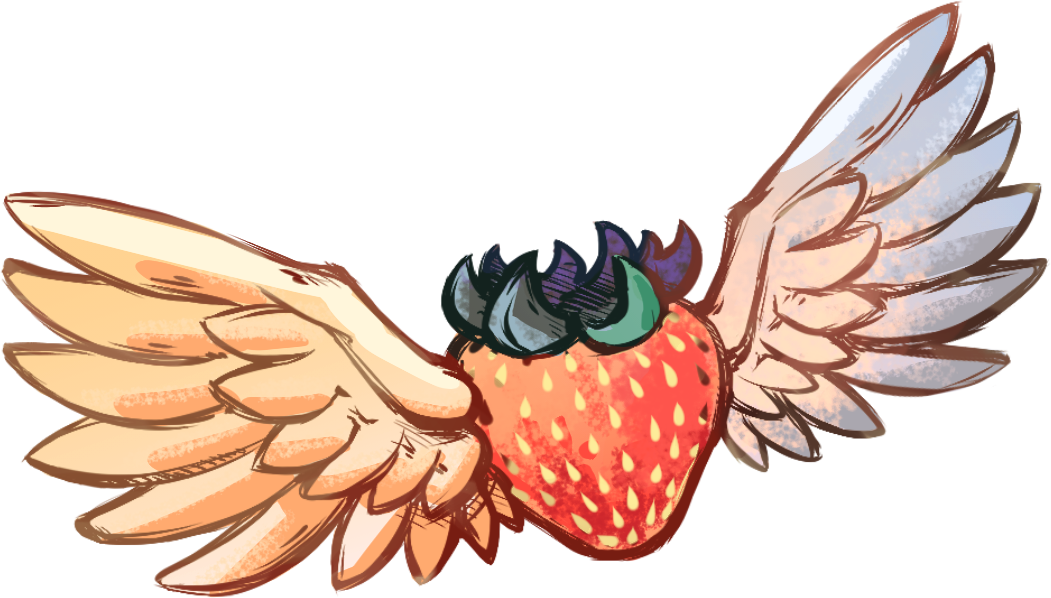
#> input picture StringArt/Celeste_strawberry_with_wings.png, 1051 x 598 px
$ python TargetCreation.py
#> lines starting #> are read from the running program, lines starting #| are printed output that depends on the picture; after the words box and inside, x2 and y2 are one past the last pixel; in counts of white or black regions, pixels touching at a corner belong together
def GetTarget(
    Origin: str = "Celeste_strawberry_with_wings.png",
    CenterX: int = 0.55,
    CenterY: int = 0.6,
    R: int = 250,
):
#> called with Origin = 'Celeste_strawberry_with_wings.png', CenterX = 0.55, CenterY = 0.6, R = 250
    from PIL import Image
    import numpy as np

    T = Image.open(Origin)
#> T is the input picture: PIL image 1051x598 RGBA; mean R, G, B, A 97.5, 73.4, 61.4, 122.7
    data = np.asarray(T).astype(np.ubyte)  # dtype=ubyte
    T.close()

    del T

    Height, Width = len(data), len(data[0])
#> Height = 598; Width = 1051

    DxCenter, DyCenter = np.uintc(np.rint(Width * CenterX)), np.uintc(
        np.rint(Height * CenterY)
    )
#> DxCenter = 578; DyCenter = 359

    AddRowBefore, AddRowAfter = R - DyCenter, (DyCenter + R) - Height
#> AddRowBefore = -109; AddRowAfter = 11
    AddColumnBefore, AddColumnAfter = R - DxCenter, (DxCenter + R) - Width
#> AddColumnBefore = -328; AddColumnAfter = -223

    RowsAdded = 0
    if AddRowBefore > 0:
        RowsAdded += AddRowBefore
        RowsBefore = np.zeros((AddRowBefore, Width, 4), dtype=np.ubyte)
        data = np.concatenate([RowsBefore, data])
    if AddRowAfter > 0:
        RowsAdded += AddRowAfter
#> RowsAdded = 11
        RowsAfter = np.zeros((AddRowAfter, Width, 4), dtype=np.ubyte)
        data = np.concatenate([data, RowsAfter])
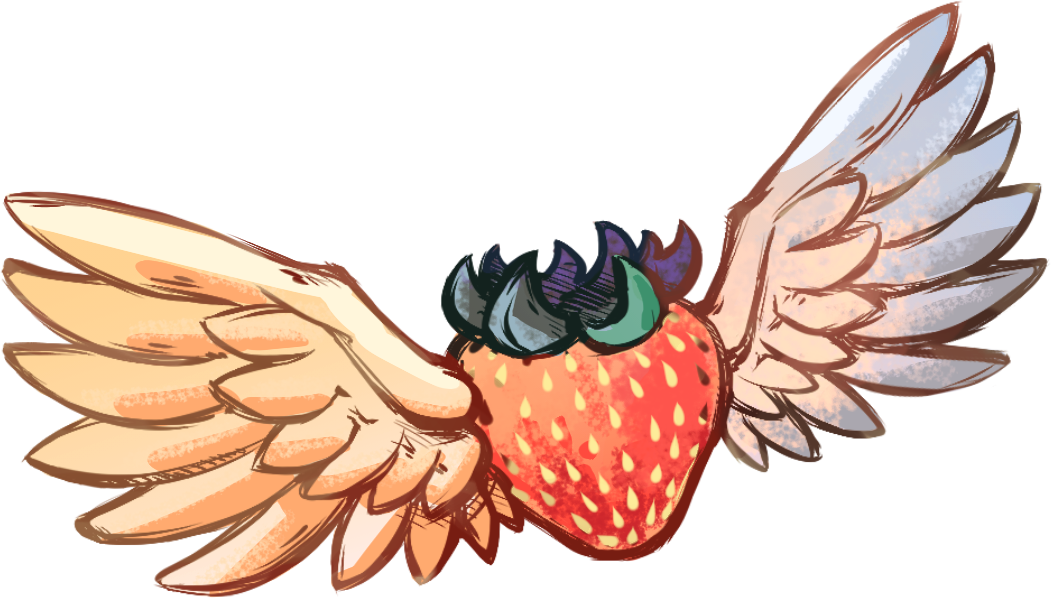
#> data: shape (609, 1051, 4); mean R, G, B, A 95.7, 72.1, 60.3, 120.5; transparent parts drawn white
    if AddColumnBefore > 0:
        ColumnsBefore = np.zeros(
            (Height + RowsAdded, AddColumnBefore, 4), dtype=np.ubyte
        )
        data = np.concatenate([ColumnsBefore, data], axis=1)
    if AddColumnAfter > 0:
        ColumnsAfter = np.zeros((Height + RowsAdded, AddColumnAfter, 4), dtype=np.ubyte)
        data = np.concatenate([data, ColumnsAfter], axis=1)

    Top, Bottom, Left, Right = DyCenter - R, DyCenter + R, DxCenter - R, DxCenter + R
#> Top = 109; Bottom = 609; Left = 328; Right = 828

    print(Top, Bottom, Left, Right)
#| 109 609 328 828

    data = data[Top:Bottom, Left:Right]
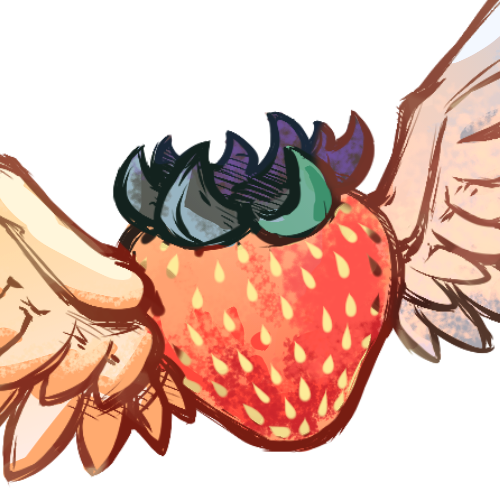
#> data: shape (500, 500, 4); mean R, G, B, A 109.1, 73.9, 61.5, 143.6; transparent parts drawn white

    del Top, Bottom, Left, Right, RowsAdded
    Rsqrd = R * R
    for Row in np.arange(-R, R):
        print(Row)
        for Column in np.arange(-R, R):
            if Row * Row + Column * Column > Rsqrd:
                data[Row + R][Column + R] = np.array([0, 0, 0, 0])
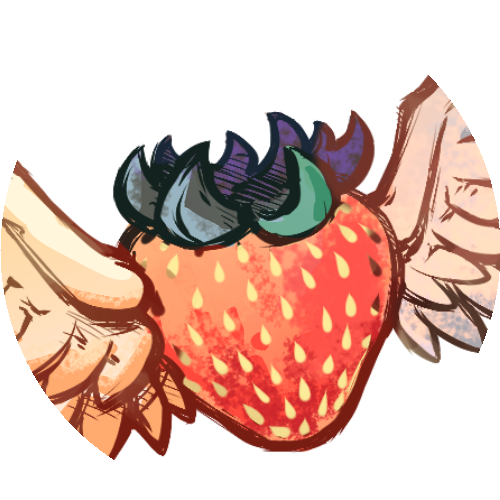
#> data: shape (500, 500, 4); 6.48% of pixels changed, all inside (x1, y1, x2, y2) = (0, 0, 500, 488); transparent parts drawn white

    data = data.reshape(((R * 2) ** 2, 4))
    Target = np.apply_along_axis(np.linalg.norm, 0, data)
#> Target = [72703.1, 51175, 42500.4, 90004.5]
    return Target


if __name__ == "__main__":
    GetTarget()

$ run again, with StringArt/Test.png copied over StringArt/Celeste_strawberry_with_wings.png
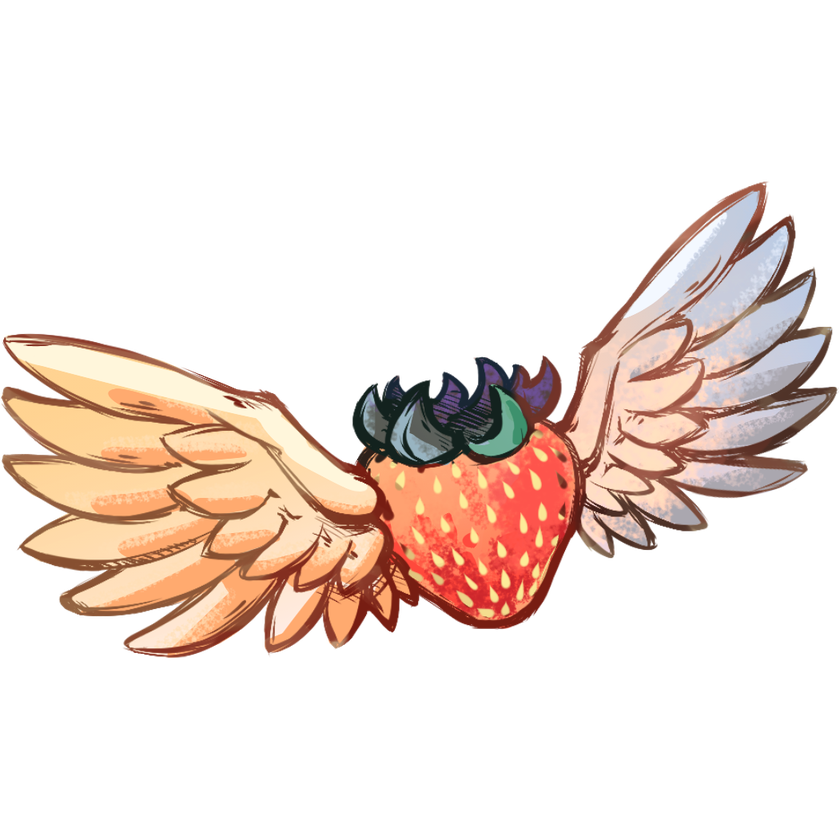
#> input picture StringArt/Test.png, 840 x 840 px, shrunk from 1051 x 1051 before the run
#> in GetTarget, T is the input picture: PIL image 840x840 RGBA; mean R, G, B, A 55.8, 41.9, 35, 69.8
#> Height = 840
#> DxCenter = 462; DyCenter = 504
#> AddRowBefore = -254; AddRowAfter = -86
#> AddColumnBefore = -212; AddColumnAfter = -128
#> Top = 254; Bottom = 754; Left = 212; Right = 712
#| 254 754 212 712
#> in GetTarget, `data = data[Top:Bottom, Left:Right]`:
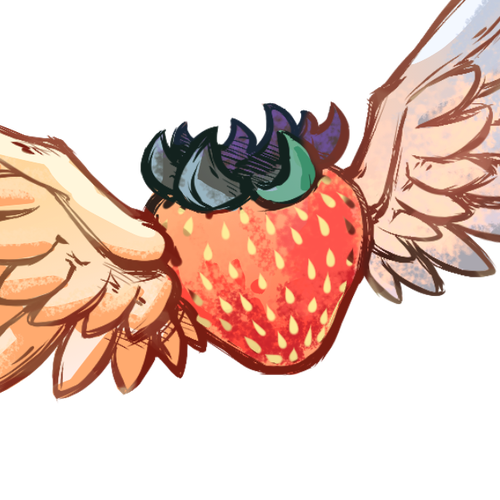
#> data: shape (500, 500, 4); mean R, G, B, A 91.9, 64.6, 54, 117.9; transparent parts drawn white
#> after the loop in GetTarget, `for Row in np.arange(-R, R):`:
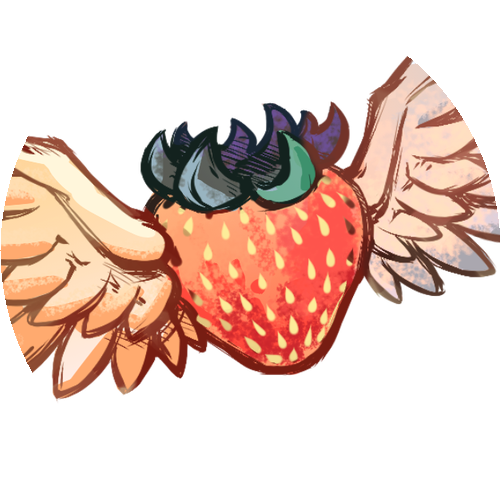
#> data: shape (500, 500, 4); 5.01% of pixels changed, all inside (x1, y1, x2, y2) = (0, 0, 500, 396); transparent parts drawn white
#> Target = [67239.1, 48803.3, 40521.2, 81760.4]

$ run again, with StringArt/Test2.png copied over StringArt/Celeste_strawberry_with_wings.png
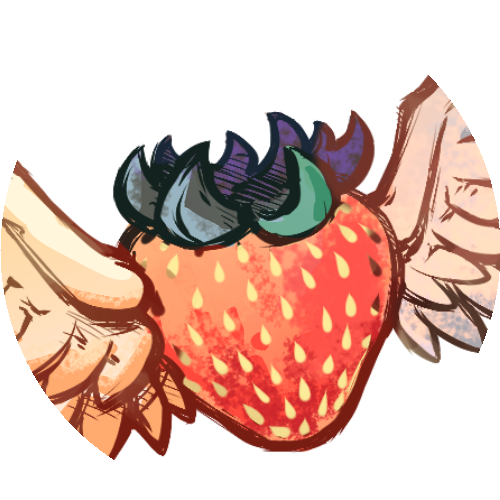
#> input picture StringArt/Test2.png, 500 x 500 px
#> in GetTarget, T is the input picture: PIL image 500x500 RGBA; mean R, G, B, A 95.6, 63.5, 52.5, 127.6
#> Height = 500
#> DxCenter = 275; DyCenter = 300
#> AddRowBefore = -50; AddRowAfter = 50
#> AddColumnBefore = -25; AddColumnAfter = 25
#> RowsAdded = 50
#> in GetTarget, `data = np.concatenate([data, ColumnsAfter], axis=1)`:
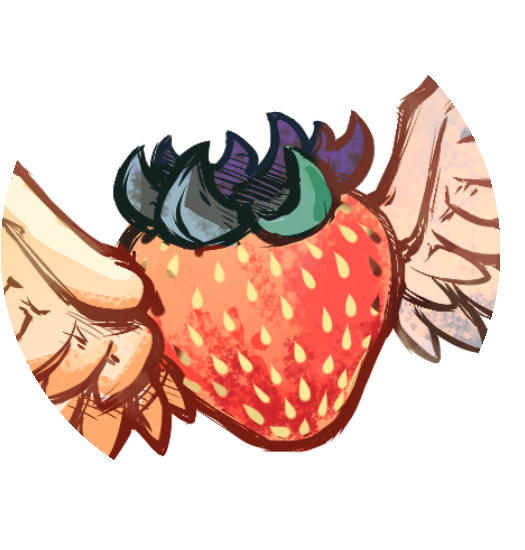
#> data: shape (550, 525, 4); mean R, G, B, A 82.8, 55, 45.4, 110.5; transparent parts drawn white
#> Bottom = 550; Left = 25; Right = 525
#| 50 550 25 525
#> after the loop in GetTarget, `for Row in np.arange(-R, R):`:
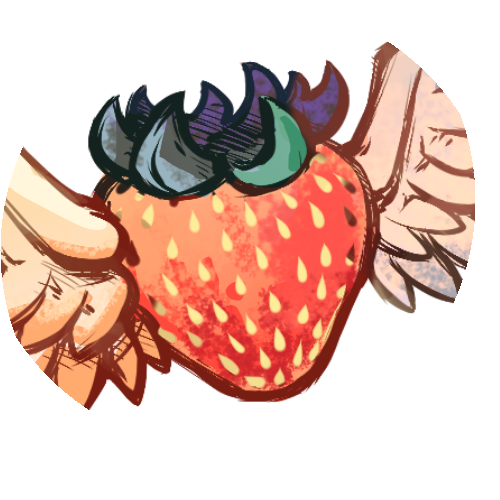
#> data: shape (500, 500, 4); mean R, G, B, A 90.1, 58.9, 48.6, 121.4; transparent parts drawn white
#> Target = [70432.9, 48750.3, 40436.6, 87796.5]
